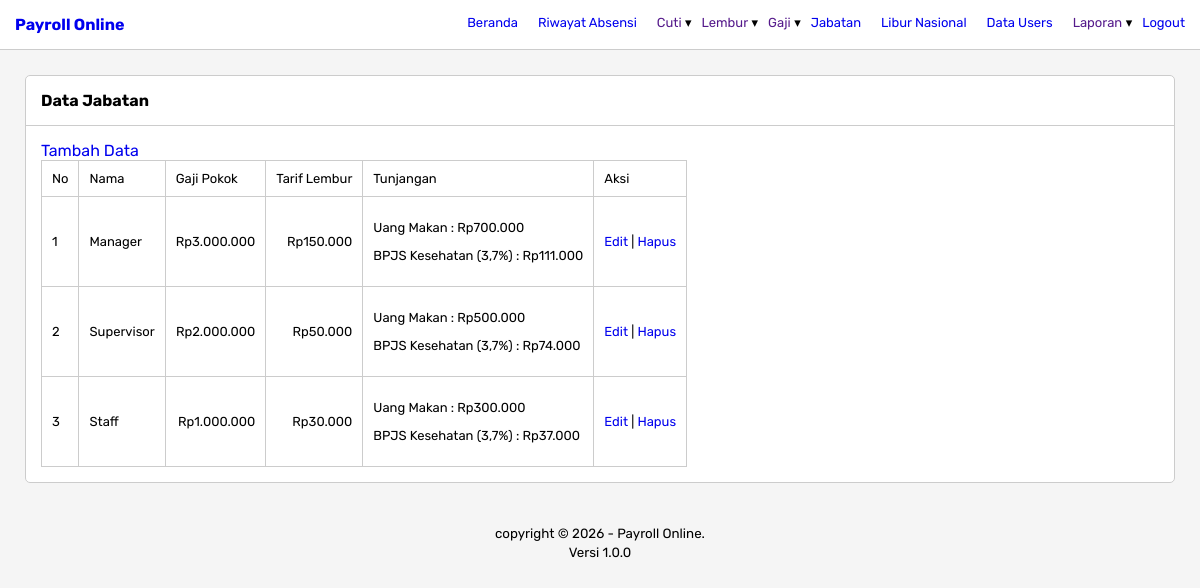
Screenshot of /jabatan.php (signed in) with the database file from the repository.
### tables this page shows
CREATE TABLE `positions` (
  `id` int(11) NOT NULL,
  `name` varchar(50) NOT NULL,
  `base_salary` int(11) NOT NULL,
  `overtime_rate` int(11) NOT NULL
);

CREATE TABLE `position_allowances` (
  `id` int(11) NOT NULL,
  `position_id` int(11) NOT NULL,
  `name` varchar(50) NOT NULL,
  `amount` decimal(10,2) NOT NULL,
  `allowance_type` enum('fixed','percentage') NOT NULL
);

### jabatan.php (the view, shortened to what this page needs)
<?php
    include 'layouts/header.php';
?>
<div class="box">
    <div class="box-header">
        <b>Data Jabatan</b>
    </div>
    <div class="box-content">
        <a href="tambah-jabatan.php">Tambah Data</a>
        <table>
            <thead>
                <tr>
                    <td>No</td>
                    <td>Nama</td>
                    <td>Gaji Pokok</td>
                    <td>Tarif Lembur</td>
                    <td>Tunjangan</td>
                    <td>Aksi</td>
                </tr>
            </thead>
            <tbody>
                <?php
                    $query_get_data = "select * from positions order by id desc";
                    $run_query_get_data = mysqli_query($conn, $query_get_data);
                    $no = 1;
                    while($row = mysqli_fetch_array($run_query_get_data)):
                ?>
                <tr>
                    <td><?= $no++ ?></td>
                    <td><?= $row['name'] ?></td>
                    <td align="right">Rp<?= number_format($row['base_salary'], 0, ",", ".") ?></td>
                    <td align="right">Rp<?= number_format($row['overtime_rate'], 0, ",", ".") ?></td>
                    <td>
                        <?php
                            $tunjangan = mysqli_fetch_all(mysqli_query($conn, "select * from position_allowances where position_id = '$row[id]'"), MYSQLI_ASSOC);
                            foreach($tunjangan as $v):
                                $nilai = $v['allowance_type'] == 'percentage' ? $row['base_salary'] * ($v['amount']/100) : $v['amount'];
                        ?>
                        <ul style="padding:0;list-style:none;">
                            <li><?= $v['name'] ?> : Rp<?= number_format($nilai, 0, ",", ".") ?></li>
                        </ul>
                        <?php endforeach ?>
                    </td>
                    <td>
                        <a href="edit-jabatan.php?id=<?= $row['id'] ?>">Edit</a> | <a href="?hapus-jabatan=<?= $row['id'] ?>" onclick="return confirm('Yakin hapus ?')">Hapus</a>
                    </td>
                </tr>
                <?php endwhile ?>
            </tbody>
        </table>
    </div>
</div>
<?php include 'layouts/footer.php' ?>

### css/styles.css (style rules this page uses)
* { box-sizing: border-box; }
a { text-decoration: none; }
body { font-family: "Rubik", sans-serif; background-color: #f5f5f5; padding: 0; margin: 0; }
.box { border: 1px solid #ccc; border-radius: 5px; background-color: white; min-height: 100px; margin: 0 auto; }
.box-header { border-bottom: 1px solid #ccc; padding: 15px; }
.box-content { padding: 15px; }
table { border: 1px solid #ccc; border-collapse: collapse; font-size: 13px; }
table tr td { border: 1px solid #ccc; padding: 10px; }

### rows the page displays
positions: name "Manager", base_salary "3.000.000", overtime_rate "150.000"
position_allowances: name "Uang Makan", nilai "700.000"
position_allowances: name "BPJS Kesehatan (3,7%)", nilai "111.000"
positions: name "Supervisor", base_salary "2.000.000", overtime_rate "50.000"
position_allowances: name "Uang Makan", nilai "500.000"
position_allowances: name "BPJS Kesehatan (3,7%)", nilai "74.000"
positions: name "Staff", base_salary "1.000.000", overtime_rate "30.000"
position_allowances: name "Uang Makan", nilai "300.000"
position_allowances: name "BPJS Kesehatan (3,7%)", nilai "37.000"
